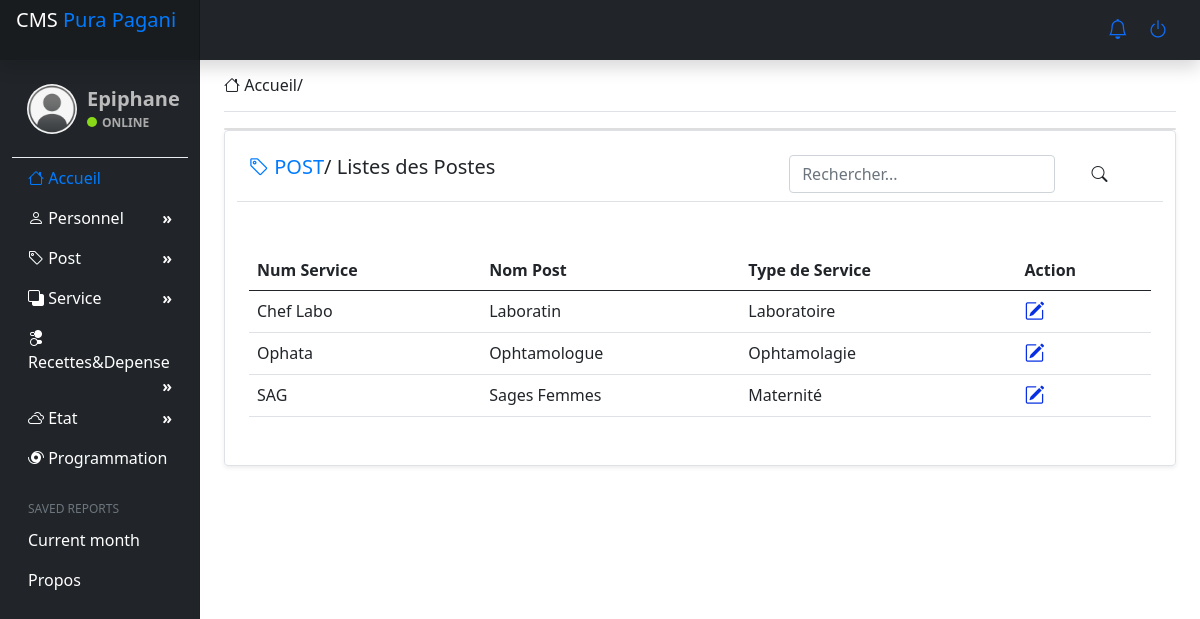
Page /liste_poste/ (signed in) on the committed database.
### direction/models.py (models this page shows, shortened)
class Poste(models.Model):
    type_service = models.ForeignKey(
        Service, on_delete=models.SET_NULL, null=True, blank=True)
    num_post = models.CharField(max_length=200, null=True)
    nom_post = models.CharField(max_length=200, null=True)
    date_create = models.DateTimeField(auto_now_add=True, null=True)

class Service(models.Model):
    num_service = models.CharField(max_length=200, null=True)
    nom_service = models.CharField(max_length=200, null=True)
    date_create = models.DateTimeField(auto_now_add=True, null=True)
    def __str__(self):
        return self.nom_service

### direction/views.py (the view)
# urls.py: path('liste_poste/', views.list_postes, name="liste_poste"),
@login_required(login_url='login')
def list_postes(request):
    if request.method == "POST":
        search = request.POST.get('recherche', False)
        posts = Poste.objects.filter(
            nom_post__contains=search).order_by('nom_post')
    else:
        posts = Poste.objects.all().order_by('nom_post')
    context = {'list_posts': posts}
    return render(request, 'directions/list_post.html', context)

### direction/templates/directions/list_post.html (shortened to what this page needs)
{% extends 'directions/main.html'%}
{% block content %}
<div class="card"></div>
<div class="row mb-2">
    <div class="col-md-12">
        <div class="row g-0 border rounded overflow-hidden flex-md-row mb-4 shadow-sm h-md-250 position-relative">
        <div class="col p-4 d-flex flex-column position-static">
            <div class="row pt pb-2 mb-4 border-bottom">
                <div class="col-md-5">
                    <h2 class="h5"><span class="title-h"><i class="bi bi-tag"></i> POST</span>/ Listes des Postes</h2>
                </div>
                <div class="col-md-2"></div>
                <div class="col-md-5">
                    <div class="row mr-5">
                            <form action="{% url 'liste_poste' %}" method="post">
                                <div class="row">
                                    <div class="col-md-9">
                                        <input type="search" class="form-control me-2" placeholder="Rechercher..." name="recherche">
                                    </div>
                                    <div class="col-md-3">
                                        <button type="submit" class="btn btn"><i class="bi bi-search"></i></button>
                                    </div>
                                </div>
                            </form>
                    </div>
                </div>
            </div>
            <br>
            <div class="row mb-2">
                <div class="col-md-12">
                    <table class="table table-hover">
                        <thead>
                            <tr>
                                <th>Num Service</th>
                                <th>Nom Post</th>
                                <th>Type de Service</th>
                                <th>Action</th>
                            </tr>
                        </thead>
                        <tbody>
                            {% for echoPost in list_posts %}
                            <tr>
                                <td>{{ echoPost.num_post }}</td>
                                <td>{{ echoPost.nom_post }}</td>
                                <td>{{ echoPost.type_service }}</td>
                                <td>
                                    <a href="{% url 'update_poste' echoPost.id %}"><i class="bi bi-pencil-square h5" style="color: rgb(8, 48, 226);"></i></a>
                                </td>
                            </tr>
                            {% endfor %}
                        </tbody>
                    </table>
                </div>
            </div>
        </div>
        </div>
    </div>
</div>
{% endblock content %}

### direction/templates/directions/main.html (shortened to what this page needs)
{% load static %}
<!doctype html>
<html lang="en">
  <head>
    <link rel="stylesheet" href="{% static '/css/main.css'%}">
    <link rel="stylesheet" href="{% static '/css/bootstrap/css/bootstrap.min.css'%}">
    <link rel="stylesheet" href="{% static '/bootstrap-icons/bootstrap-icons.css'%}">
  </head>
  <body>
<header class="navbar navbar-dark sticky-top bg-dark flex-md-nowrap p-0 shadow" style="height: 60px;">
  <a class="navbar-brand col-md-3 col-lg-2 me-0 px-3" href="#" style="height: 60px;">CMS <span class="title-h">Pura Pagani</span></a>
  <ul class="navbar-nav px-3">
    <li class="nav-item text-nowrap">
      <a href="" ><i class="bi bi-bell h5"></i></a>
      <a href="{% url 'deconnexion' %}" ><i class="bi bi-power h5 p-3  "></i></a>
    </li>
  </ul>
</header>
<div class="container-fluid">
  <div class="row">
    <nav id="sidebarMenu" class="col-md-3 col-lg-2 d-md-block bg-dark sidebar collapse">
      <div class="position-sticky pt-3">
        <div class="profile-sidebar">
			<div class="profile-userpic">
                <img src="{% static 'images/user.png' %}" class="img-responsive" alt="">
			</div>
			<div class="profile-usertitle">
				<div class="profile-usertitle-name">{{ request.user }}</div>
				<div class="profile-usertitle-status"><span class="indicator label-success"></span>Online</div>
			</div>
		</div>
        <ul class="nav flex-column">
            <li class="nav-item">
                <a class="nav-link active" aria-current="page" href="{% url 'index' %}">
                  <span data-feather="home"><i class="bi bi-house"></i></span>
                  Accueil
                </a>
              </li>
            <li class="nav-item">
                <a class="nav-link" href="#"><i class="bi bi-person"></i> Personnel <b class="float-end">&raquo;</b> </a>
            </li>
            <li class="nav-item">
              <a class="nav-link" href="#"><i class="bi bi-tag"></i> Post <b class="float-end">&raquo;</b> </a>
          </li>
            <li class="nav-item">
                <a class="nav-link" href="#"><i class="bi bi-back"></i> Service <b class="float-end">&raquo;</b> </a>
            </li>
            <li class="nav-item">
                <a class="nav-link" href="#"><i class="bi bi-toggles2"></i> Recettes&Depense <b class="float-end">&raquo;</b> </a>
            </li>
            <li class="nav-item">
                <a class="nav-link" href="#"><i class="bi bi-clouds"></i> Etat<b class="float-end">&raquo;</b> </a>
            </li>
            <li class="nav-item">
                <a class="nav-link" href="#">
                  <i class="bi bi-hurricane"></i> Programmation
                </a>
              </li>
        </ul>
        <h6 class="sidebar-heading d-flex justify-content-between align-items-center px-3 mt-4 mb-1 text-muted">
          <span>Saved reports</span>
        </h6>
        <ul class="nav flex-column mb-2">
          <li class="nav-item">
            <a class="nav-link" href="#">
              Current month
            </a>
          </li>
          <li class="nav-item">
            <a class="nav-link" href="#">
              Propos
            </a>
          </li>
        </ul>
      </div>
    </nav>
    <main class="col-md-9 ms-sm-auto col-lg-10 px-md-4">
      <div class="d-flex justify-content-between flex-wrap flex-md-nowrap align-items-center pt-3 pb-2 mb-3 border-bottom">
        <h1 class="h6"><i class="bi bi-house"></i> Accueil/</h1>
      </div>
      {% block content %}
      {% endblock content %}
    </main>
  </div>
</div>
</body>
</html>

### static/css/main.css (style rules this page uses)
body { font-size: 0.875rem; }
.sidebar { position: fixed; top: 0; bottom: 0; left: 0; z-index: 100; padding: 48px 0 0; box-shadow: inset -1px 0 0 rgba(0, 0, 0, 0.1); }
.sidebar .nav-link { font-weight: 500; color: rgb(255, 255, 255); }
.sidebar .nav-link.active { color: #007bff; }
.sidebar-heading { font-size: 0.75rem; text-transform: uppercase; }
.navbar-brand { padding-top: 0.75rem; padding-bottom: 0.75rem; font-size: 1rem; background-color: rgba(0, 0, 0, 0.25); box-shadow: inset -1px 0 0 rgba(0, 0, 0, 0.25); }
.title-h { color: #007bff; }
.profile-sidebar { padding: 10px 0; border-bottom: 1px solid #e9ecf2; }
.profile-userpic img { float: left; margin: 10px 10px 0px 15px; width: 50px; height: 50px; border-radius: 9999px !important; }
.profile-usertitle-status { text-transform: uppercase; color: #aaa; font-size: 12px; font-weight: 600; margin-bottom: 15px; }
.profile-usertitle { color: #bbb; font-weight: 700; margin-bottom: 10px; margin: 10px 0px 0px 15px; }
.profile-usertitle-name { font-size: 20px; margin-bottom: 0px; }
.indicator { width: 10px; height: 10px; display: inline-block; border-radius: 9999px; margin-right: 5px; }
.label-success { background-color: #8ad919; }
@media all and (min-width: 992px) { .sidebar li { position: relative; } }

### rows in the picture
Poste: num_post "Chef Labo", nom_post "Laboratin", type_service "Laboratoire"
Poste: num_post "Ophata", nom_post "Ophtamologue", type_service "Ophtamolagie"
Poste: num_post "SAG", nom_post "Sages Femmes", type_service "Maternité"

### other values in the picture
{{ request.user }} "Epiphane"
